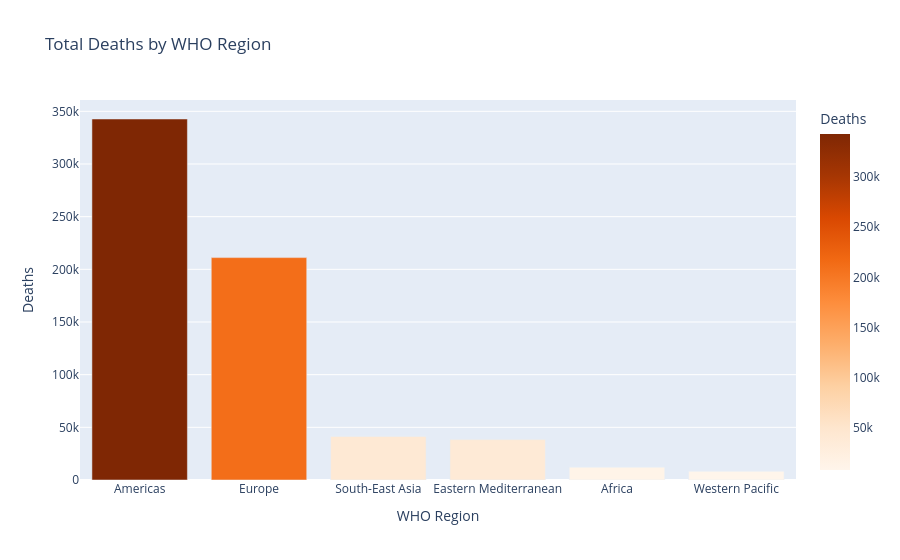

Notebook source saved alongside this figure:
### Code cell
# WHO Region wise deaths
region_deaths = df.groupby('WHO Region')['Deaths'].sum().reset_index()
region_deaths = region_deaths.sort_values('Deaths', ascending=False)

fig = px.bar(region_deaths,
             x='WHO Region',
             y='Deaths',
             color='Deaths',
             title='Total Deaths by WHO Region',
             color_continuous_scale='Oranges')
fig.show()

### Figure 1 — Plotly figure (JSON) as saved in the notebook; plotly's stock layout.template omitted (floating-point values rounded to 4 significant figures)
{"data": [{"hovertemplate": "WHO Region=%{x}<br>Deaths=%{marker.color}<extra></extra>", "legendgroup": "", "marker": {"color": [342732, 211144, 41349, 38339, 12223, 8249], "coloraxis": "coloraxis", "pattern": {"shape": ""}}, "name": "", "orientation": "v", "showlegend": false, "textposition": "auto", "type": "bar", "x": ["Americas", "Europe", "South-East Asia", "Eastern Mediterranean", "Africa", "Western Pacific"], "xaxis": "x", "y": [342732, 211144, 41349, 38339, 12223, 8249], "yaxis": "y"}], "layout": {"barmode": "relative", "coloraxis": {"colorbar": {"title": {"text": "Deaths"}}, "colorscale": [[0, "rgb(255,245,235)"], [0.125, "rgb(254,230,206)"], [0.25, "rgb(253,208,162)"], [0.375, "rgb(253,174,107)"], [0.5, "rgb(253,141,60)"], [0.625, "rgb(241,105,19)"], [0.75, "rgb(217,72,1)"], [0.875, "rgb(166,54,3)"], [1, "rgb(127,39,4)"]]}, "legend": {"tracegroupgap": 0}, "title": {"text": "Total Deaths by WHO Region"}, "xaxis": {"anchor": "y", "domain": [0, 1], "title": {"text": "WHO Region"}}, "yaxis": {"anchor": "x", "domain": [0, 1], "title": {"text": "Deaths"}}}}
